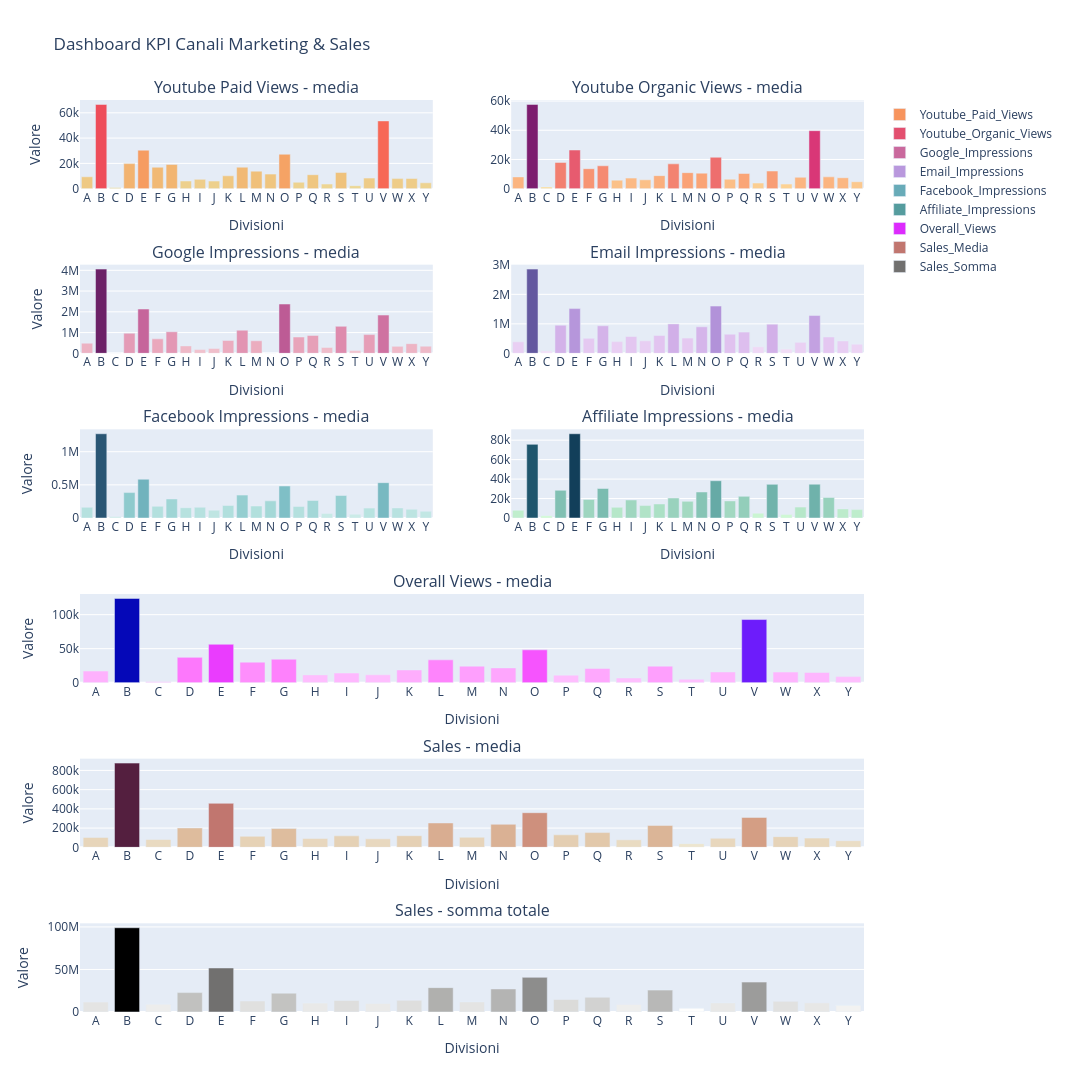

The notebook cell saved with this chart:
### Markdown cell above
## Grafico che mostra tutte le metriche per divisione

### Code cell
df_senza_z

paid = df_senza_z.groupby("Division")["Youtube_Paid_Views"].mean()

organic = df_senza_z.groupby("Division")["Youtube_Organic_Views"].mean()

google = df_senza_z.groupby("Division")["Google_Impressions"].mean()

email = df_senza_z.groupby("Division")["Email_Impressions"].mean()

facebook = df_senza_z.groupby("Division")["Facebook_Impressions"].mean()

affiliate = df_senza_z.groupby("Division")["Affiliate_Impressions"].mean()

overall = df_senza_z.groupby("Division")["Overall_Views"].mean()

sales_media = df_senza_z.groupby("Division")["Sales"].mean()

sales_somma = df_senza_z.groupby("Division")["Sales"].sum()


fig = make_subplots(rows=6, cols=2,subplot_titles=[
    "Youtube Paid Views - media",
    "Youtube Organic Views - media",
    "Google Impressions - media",
    "Email Impressions - media",
    "Facebook Impressions - media",
    "Affiliate Impressions - media",
    "Overall Views - media",
    "Sales - media",
    "Sales - somma totale",],specs=[
    [{},{}],[{},{}],[{},{}],[{"colspan":2},None],[{"colspan":2},None],[{"colspan":2},None]
])


#Youtube_Paid_Views

fig.add_trace(go.Bar(x=paid.index,
                     y=paid.values,
                     name="Youtube_Paid_Views",
                     marker=dict(color=paid.values,colorscale="oryel"),
                     hovertemplate="<b>Division:</b> %{x}<br><b>Valore:</b> %{y}<extra></extra>"),row=1,col=1)

#Youtube_Organic_Views

fig.add_trace(go.Bar(x=organic.index,
                     y=organic.values,
                     name="Youtube_Organic_Views",
                     marker=dict(color=organic.values,colorscale="sunsetdark"),
                     hovertemplate="<b>Division:</b> %{x}<br><b>Valore:</b> %{y}<extra></extra>"),row=1,col=2)

#Google_Impressions

fig.add_trace(go.Bar(x=google.index,
                     y=google.values,
                     name="Google_Impressions",
                     marker=dict(color=google.values,colorscale="magenta"),
                     hovertemplate="<b>Division:</b> %{x}<br><b>Valore:</b> %{y}<extra></extra>"),row=2,col=1)

#Email_Impressions

fig.add_trace(go.Bar(x=email.index,
                     y=email.values,
                     name="Email_Impressions",
                     marker=dict(color=email.values,colorscale="purp"),
                     hovertemplate="<b>Division:</b> %{x}<br><b>Valore:</b> %{y}<extra></extra>"),row=2,col=2)

#Facebook_Impressions

fig.add_trace(go.Bar(x=facebook.index,
                     y=facebook.values,
                     name="Facebook_Impressions",
                     marker=dict(color=facebook.values,colorscale="teal"),
                     hovertemplate="<b>Division:</b> %{x}<br><b>Valore:</b> %{y}<extra></extra>"),row=3,col=1)

#Affiliate_Impressions

fig.add_trace(go.Bar(x=affiliate.index,
                     y=affiliate.values,
                     name="Affiliate_Impressions",
                     marker=dict(color=affiliate.values,colorscale="darkmint"),
                     hovertemplate="<b>Division:</b> %{x}<br><b>Valore:</b> %{y}<extra></extra>"),row=3,col=2)

#Overall_Views

fig.add_trace(go.Bar(x=overall.index,
                     y=overall.values,
                     name="Overall_Views",
                     marker=dict(color=overall.values,colorscale="plotly3_r"),
                     hovertemplate="<b>Division:</b> %{x}<br><b>Valore:</b> %{y}<extra></extra>"),row=4,col=1)

#Sales_Media

fig.add_trace(go.Bar(x=sales_media.index,
                     y=sales_media.values,
                     name="Sales_Media",
                     marker=dict(color=sales_media.values,colorscale="brwnyl"),
                     hovertemplate="<b>Division:</b> %{x}<br><b>Valore:</b> %{y}<extra></extra>"),row=5,col=1)

#Sales_Somma

fig.add_trace(go.Bar(x=sales_somma.index,
                     y=sales_somma.values,
                     name="Sales_Somma",
                     marker=dict(color=sales_somma.values,colorscale="gray_r"),
                     hovertemplate="<b>Division:</b> %{x}<br><b>Valore:</b> %{y}<extra></extra>"),row=6,col=1)

fig.update_layout(title="Dashboard KPI Canali Marketing & Sales",height=2000,width=1070)

fig.update_xaxes(title="Divisioni",row=1,col=1)
fig.update_yaxes(title="Valore",row=1,col=1)


fig.update_xaxes(title="Divisioni",row=1,col=2)


fig.update_xaxes(title="Divisioni",row=2,col=1)
fig.update_yaxes(title="Valore",row=2,col=1)

fig.update_xaxes(title="Divisioni",row=2,col=2)


fig.update_xaxes(title="Divisioni",row=3,col=1)
fig.update_yaxes(title="Valore",row=3,col=1)

fig.update_xaxes(title="Divisioni",row=3,col=2)


fig.update_xaxes(title="Divisioni",row=4,col=1)
fig.update_yaxes(title="Valore",row=4,col=1)


fig.update_xaxes(title="Divisioni",row=5,col=1)
fig.update_yaxes(title="Valore",row=5,col=1)


fig.update_xaxes(title="Divisioni",row=6,col=1)
fig.update_yaxes(title="Valore",row=6,col=1)

fig.show()

### Figure 1 — Plotly figure (JSON) as saved in the notebook; plotly's stock layout.template omitted (floating-point values rounded to 4 significant figures)
{"data": [{"hovertemplate": "<b>Division:</b> %{x}<br><b>Valore:</b> %{y}<extra></extra>", "marker": {"color": [9396.0, 66620.0, 959.5, 19810.0, 30450.0, 16940.0, 19200.0, 6061.0, 7359.0, 6009.0, 10170.0, 16990.0, 13860.0, 11500.0, 27210.0, 5076.0, 11040.0, 3648.0, 12740.0, 2403.0, 8370.0, 53590.0, 7945.0, 8028.0, 4650.0], "colorscale": [[0, "rgb(236, 218, 154)"], [0.1667, "rgb(239, 196, 126)"], [0.3333, "rgb(243, 173, 106)"], [0.5, "rgb(247, 148, 93)"], [0.6667, "rgb(249, 123, 87)"], [0.8333, "rgb(246, 99, 86)"], [1, "rgb(238, 77, 90)"]]}, "name": "Youtube_Paid_Views", "type": "bar", "x": ["A", "B", "C", "D", "E", "F", "G", "H", "I", "J", "K", "L", "M", "N", "O", "P", "Q", "R", "S", "T", "U", "V", "W", "X", "Y"], "xaxis": "x", "y": [9396.0, 66620.0, 959.5, 19810.0, 30450.0, 16940.0, 19200.0, 6061.0, 7359.0, 6009.0, 10170.0, 16990.0, 13860.0, 11500.0, 27210.0, 5076.0, 11040.0, 3648.0, 12740.0, 2403.0, 8370.0, 53590.0, 7945.0, 8028.0, 4650.0], "yaxis": "y"}, {"hovertemplate": "<b>Division:</b> %{x}<br><b>Valore:</b> %{y}<extra></extra>", "marker": {"color": [8052.0, 57690.0, 1203.0, 17950.0, 26490.0, 13670.0, 15670.0, 5834.0, 7236.0, 6061.0, 8929.0, 16990.0, 10970.0, 10640.0, 21500.0, 6470.0, 10400.0, 3852.0, 12080.0, 3152.0, 7777.0, 39720.0, 8080.0, 7488.0, 4757.0], "colorscale": [[0, "rgb(252, 222, 156)"], [0.1667, "rgb(250, 164, 118)"], [0.3333, "rgb(240, 116, 110)"], [0.5, "rgb(227, 79, 111)"], [0.6667, "rgb(220, 57, 119)"], [0.8333, "rgb(185, 37, 122)"], [1, "rgb(124, 29, 111)"]]}, "name": "Youtube_Organic_Views", "type": "bar", "x": ["A", "B", "C", "D", "E", "F", "G", "H", "I", "J", "K", "L", "M", "N", "O", "P", "Q", "R", "S", "T", "U", "V", "W", "X", "Y"], "xaxis": "x2", "y": [8052.0, 57690.0, 1203.0, 17950.0, 26490.0, 13670.0, 15670.0, 5834.0, 7236.0, 6061.0, 8929.0, 16990.0, 10970.0, 10640.0, 21500.0, 6470.0, 10400.0, 3852.0, 12080.0, 3152.0, 7777.0, 39720.0, 8080.0, 7488.0, 4757.0], "yaxis": "y2"}, {"hovertemplate": "<b>Division:</b> %{x}<br><b>Valore:</b> %{y}<extra></extra>", "marker": {"color": [490300.0, 4058000.0, 448.7, 969900.0, 2135000.0, 697900.0, 1040000.0, 358200.0, 181500.0, 238600.0, 619300.0, 1116000.0, 605000.0, 491.4, 2376000.0, 786700.0, 863500.0, 283500.0, 1301000.0, 136600.0, 901800.0, 1843000.0, 337100.0, 466600.0, 347100.0], "colorscale": [[0, "rgb(243, 203, 211)"], [0.1667, "rgb(234, 169, 189)"], [0.3333, "rgb(221, 136, 172)"], [0.5, "rgb(202, 105, 157)"], [0.6667, "rgb(177, 77, 142)"], [0.8333, "rgb(145, 53, 125)"], [1, "rgb(108, 33, 103)"]]}, "name": "Google_Impressions", "type": "bar", "x": ["A", "B", "C", "D", "E", "F", "G", "H", "I", "J", "K", "L", "M", "N", "O", "P", "Q", "R", "S", "T", "U", "V", "W", "X", "Y"], "xaxis": "x3", "y": [490300.0, 4058000.0, 448.7, 969900.0, 2135000.0, 697900.0, 1040000.0, 358200.0, 181500.0, 238600.0, 619300.0, 1116000.0, 605000.0, 491.4, 2376000.0, 786700.0, 863500.0, 283500.0, 1301000.0, 136600.0, 901800.0, 1843000.0, 337100.0, 466600.0, 347100.0], "yaxis": "y3"}, {"hovertemplate": "<b>Division:</b> %{x}<br><b>Valore:</b> %{y}<extra></extra>", "marker": {"color": [389400.0, 2856000.0, 83010.0, 954700.0, 1516000.0, 509200.0, 933400.0, 397400.0, 571300.0, 424400.0, 603700.0, 997900.0, 516100.0, 900100.0, 1603000.0, 649300.0, 719300.0, 220800.0, 989100.0, 146800.0, 372400.0, 1281000.0, 554000.0, 420700.0, 311200.0], "colorscale": [[0, "rgb(243, 224, 247)"], [0.1667, "rgb(228, 199, 241)"], [0.3333, "rgb(209, 175, 232)"], [0.5, "rgb(185, 152, 221)"], [0.6667, "rgb(159, 130, 206)"], [0.8333, "rgb(130, 109, 186)"], [1, "rgb(99, 88, 159)"]]}, "name": "Email_Impressions", "type": "bar", "x": ["A", "B", "C", "D", "E", "F", "G", "H", "I", "J", "K", "L", "M", "N", "O", "P", "Q", "R", "S", "T", "U", "V", "W", "X", "Y"], "xaxis": "x4", "y": [389400.0, 2856000.0, 83010.0, 954700.0, 1516000.0, 509200.0, 933400.0, 397400.0, 571300.0, 424400.0, 603700.0, 997900.0, 516100.0, 900100.0, 1603000.0, 649300.0, 719300.0, 220800.0, 989100.0, 146800.0, 372400.0, 1281000.0, 554000.0, 420700.0, 311200.0], "yaxis": "y4"}, {"hovertemplate": "<b>Division:</b> %{x}<br><b>Valore:</b> %{y}<extra></extra>", "marker": {"color": [161400.0, 1271000.0, 24350.0, 383700.0, 584300.0, 176400.0, 286700.0, 155000.0, 161800.0, 117600.0, 188700.0, 345400.0, 180800.0, 258400.0, 482500.0, 173700.0, 264300.0, 69280.0, 339500.0, 57250.0, 149200.0, 533300.0, 152000.0, 131700.0, 101600.0], "colorscale": [[0, "rgb(209, 238, 234)"], [0.1667, "rgb(168, 219, 217)"], [0.3333, "rgb(133, 196, 201)"], [0.5, "rgb(104, 171, 184)"], [0.6667, "rgb(79, 144, 166)"], [0.8333, "rgb(59, 115, 143)"], [1, "rgb(42, 86, 116)"]]}, "name": "Facebook_Impressions", "type": "bar", "x": ["A", "B", "C", "D", "E", "F", "G", "H", "I", "J", "K", "L", "M", "N", "O", "P", "Q", "R", "S", "T", "U", "V", "W", "X", "Y"], "xaxis": "x5", "y": [161400.0, 1271000.0, 24350.0, 383700.0, 584300.0, 176400.0, 286700.0, 155000.0, 161800.0, 117600.0, 188700.0, 345400.0, 180800.0, 258400.0, 482500.0, 173700.0, 264300.0, 69280.0, 339500.0, 57250.0, 149200.0, 533300.0, 152000.0, 131700.0, 101600.0], "yaxis": "y5"}, {"hovertemplate": "<b>Division:</b> %{x}<br><b>Valore:</b> %{y}<extra></extra>", "marker": {"color": [7887.0, 75680.0, 2365.0, 28470.0, 86570.0, 19040.0, 30310.0, 10990.0, 18510.0, 12810.0, 14420.0, 20550.0, 17110.0, 26740.0, 38300.0, 17540.0, 22260.0, 4968.0, 34580.0, 3479.0, 11210.0, 34720.0, 21040.0, 9313.0, 8619.0], "colorscale": [[0, "rgb(210, 251, 212)"], [0.1667, "rgb(165, 219, 194)"], [0.3333, "rgb(123, 188, 176)"], [0.5, "rgb(85, 156, 158)"], [0.6667, "rgb(58, 124, 137)"], [0.8333, "rgb(35, 93, 114)"], [1, "rgb(18, 63, 90)"]]}, "name": "Affiliate_Impressions", "type": "bar", "x": ["A", "B", "C", "D", "E", "F", "G", "H", "I", "J", "K", "L", "M", "N", "O", "P", "Q", "R", "S", "T", "U", "V", "W", "X", "Y"], "xaxis": "x6", "y": [7887.0, 75680.0, 2365.0, 28470.0, 86570.0, 19040.0, 30310.0, 10990.0, 18510.0, 12810.0, 14420.0, 20550.0, 17110.0, 26740.0, 38300.0, 17540.0, 22260.0, 4968.0, 34580.0, 3479.0, 11210.0, 34720.0, 21040.0, 9313.0, 8619.0], "yaxis": "y6"}, {"hovertemplate": "<b>Division:</b> %{x}<br><b>Valore:</b> %{y}<extra></extra>", "marker": {"color": [17060.0, 123900.0, 1716.0, 37210.0, 56440.0, 30180.0, 34440.0, 11450.0, 14190.0, 11570.0, 18700.0, 33520.0, 24300.0, 21680.0, 48270.0, 11060.0, 20880.0, 6960.0, 24310.0, 5093.0, 15730.0, 92780.0, 15600.0, 14980.0, 8926.0], "colorscale": [[0, "#fec3fe"], [0.08333, "#febefe"], [0.1667, "#fea5fd"], [0.25, "#fe88fc"], [0.3333, "#fc67fd"], [0.4167, "#f246fe"], [0.5, "#dd2bfd"], [0.5833, "#bf1cfd"], [0.6667, "#981cfd"], [0.75, "#6b1cfb"], [0.8333, "#3c19f0"], [0.9167, "#1910d8"], [1, "#0508b8"]]}, "name": "Overall_Views", "type": "bar", "x": ["A", "B", "C", "D", "E", "F", "G", "H", "I", "J", "K", "L", "M", "N", "O", "P", "Q", "R", "S", "T", "U", "V", "W", "X", "Y"], "xaxis": "x7", "y": [17060.0, 123900.0, 1716.0, 37210.0, 56440.0, 30180.0, 34440.0, 11450.0, 14190.0, 11570.0, 18700.0, 33520.0, 24300.0, 21680.0, 48270.0, 11060.0, 20880.0, 6960.0, 24310.0, 5093.0, 15730.0, 92780.0, 15600.0, 14980.0, 8926.0], "yaxis": "y7"}, {"hovertemplate": "<b>Division:</b> %{x}<br><b>Valore:</b> %{y}<extra></extra>", "marker": {"color": [103400.0, 876100.0, 81640.0, 201600.0, 458000.0, 114500.0, 196200.0, 92300.0, 119500.0, 88440.0, 121000.0, 253400.0, 105000.0, 239700.0, 360100.0, 129800.0, 153400.0, 78420.0, 227500.0, 38330.0, 94430.0, 311000.0, 111200.0, 95840.0, 69240.0], "colorscale": [[0, "rgb(237, 229, 207)"], [0.1667, "rgb(224, 194, 162)"], [0.3333, "rgb(211, 156, 131)"], [0.5, "rgb(193, 118, 111)"], [0.6667, "rgb(166, 84, 97)"], [0.8333, "rgb(129, 55, 83)"], [1, "rgb(84, 31, 63)"]]}, "name": "Sales_Media", "type": "bar", "x": ["A", "B", "C", "D", "E", "F", "G", "H", "I", "J", "K", "L", "M", "N", "O", "P", "Q", "R", "S", "T", "U", "V", "W", "X", "Y"], "xaxis": "x8", "y": [103400.0, 876100.0, 81640.0, 201600.0, 458000.0, 114500.0, 196200.0, 92300.0, 119500.0, 88440.0, 121000.0, 253400.0, 105000.0, 239700.0, 360100.0, 129800.0, 153400.0, 78420.0, 227500.0, 38330.0, 94430.0, 311000.0, 111200.0, 95840.0, 69240.0], "yaxis": "y8"}, {"hovertemplate": "<b>Division:</b> %{x}<br><b>Valore:</b> %{y}<extra></extra>", "marker": {"color": [11683210, 99002756, 9225321, 22785935, 51751484, 12935321, 22167862, 10429504, 13504117, 9994114, 13671170, 28635392, 11859481, 27090216, 40695480, 14662927, 17333122, 8861836, 25708360, 4331495, 10670449, 35148066, 12567313, 10829554, 7823559], "colorscale": [[0, "rgb(254, 254, 253)"], [0.09091, "rgb(224, 224, 223)"], [0.1818, "rgb(197, 197, 195)"], [0.2727, "rgb(171, 171, 170)"], [0.3636, "rgb(146, 146, 145)"], [0.4545, "rgb(124, 123, 122)"], [0.5455, "rgb(102, 101, 101)"], [0.6364, "rgb(81, 80, 80)"], [0.7273, "rgb(59, 59, 59)"], [0.8182, "rgb(38, 38, 38)"], [0.9091, "rgb(16, 16, 16)"], [1, "rgb(0, 0, 0)"]]}, "name": "Sales_Somma", "type": "bar", "x": ["A", "B", "C", "D", "E", "F", "G", "H", "I", "J", "K", "L", "M", "N", "O", "P", "Q", "R", "S", "T", "U", "V", "W", "X", "Y"], "xaxis": "x9", "y": [11683210, 99002756, 9225321, 22785935, 51751484, 12935321, 22167862, 10429504, 13504117, 9994114, 13671170, 28635392, 11859481, 27090216, 40695480, 14662927, 17333122, 8861836, 25708360, 4331495, 10670449, 35148066, 12567313, 10829554, 7823559], "yaxis": "y9"}], "layout": {"annotations": [{"font": {"size": 16}, "showarrow": false, "text": "Youtube Paid Views - media", "x": 0.225, "xanchor": "center", "xref": "paper", "y": 1.0, "yanchor": "bottom", "yref": "paper"}, {"font": {"size": 16}, "showarrow": false, "text": "Youtube Organic Views - media", "x": 0.775, "xanchor": "center", "xref": "paper", "y": 1.0, "yanchor": "bottom", "yref": "paper"}, {"font": {"size": 16}, "showarrow": false, "text": "Google Impressions - media", "x": 0.225, "xanchor": "center", "xref": "paper", "y": 0.8194, "yanchor": "bottom", "yref": "paper"}, {"font": {"size": 16}, "showarrow": false, "text": "Email Impressions - media", "x": 0.775, "xanchor": "center", "xref": "paper", "y": 0.8194, "yanchor": "bottom", "yref": "paper"}, {"font": {"size": 16}, "showarrow": false, "text": "Facebook Impressions - media", "x": 0.225, "xanchor": "center", "xref": "paper", "y": 0.6389, "yanchor": "bottom", "yref": "paper"}, {"font": {"size": 16}, "showarrow": false, "text": "Affiliate Impressions - media", "x": 0.775, "xanchor": "center", "xref": "paper", "y": 0.6389, "yanchor": "bottom", "yref": "paper"}, {"font": {"size": 16}, "showarrow": false, "text": "Overall Views - media", "x": 0.5, "xanchor": "center", "xref": "paper", "y": 0.4583, "yanchor": "bottom", "yref": "paper"}, {"font": {"size": 16}, "showarrow": false, "text": "Sales - media", "x": 0.5, "xanchor": "center", "xref": "paper", "y": 0.2778, "yanchor": "bottom", "yref": "paper"}, {"font": {"size": 16}, "showarrow": false, "text": "Sales - somma totale", "x": 0.5, "xanchor": "center", "xref": "paper", "y": 0.09722, "yanchor": "bottom", "yref": "paper"}], "height": 2000, "title": {"text": "Dashboard KPI Canali Marketing & Sales"}, "width": 1070, "xaxis": {"anchor": "y", "domain": [0, 0.45], "title": {"text": "Divisioni"}}, "xaxis2": {"anchor": "y2", "domain": [0.55, 1], "title": {"text": "Divisioni"}}, "xaxis3": {"anchor": "y3", "domain": [0, 0.45], "title": {"text": "Divisioni"}}, "xaxis4": {"anchor": "y4", "domain": [0.55, 1], "title": {"text": "Divisioni"}}, "xaxis5": {"anchor": "y5", "domain": [0, 0.45], "title": {"text": "Divisioni"}}, "xaxis6": {"anchor": "y6", "domain": [0.55, 1], "title": {"text": "Divisioni"}}, "xaxis7": {"anchor": "y7", "domain": [0, 1], "title": {"text": "Divisioni"}}, "xaxis8": {"anchor": "y8", "domain": [0, 1], "title": {"text": "Divisioni"}}, "xaxis9": {"anchor": "y9", "domain": [0, 1], "title": {"text": "Divisioni"}}, "yaxis": {"anchor": "x", "domain": [0.9028, 1.0], "title": {"text": "Valore"}}, "yaxis2": {"anchor": "x2", "domain": [0.9028, 1.0]}, "yaxis3": {"anchor": "x3", "domain": [0.7222, 0.8194], "title": {"text": "Valore"}}, "yaxis4": {"anchor": "x4", "domain": [0.7222, 0.8194]}, "yaxis5": {"anchor": "x5", "domain": [0.5417, 0.6389], "title": {"text": "Valore"}}, "yaxis6": {"anchor": "x6", "domain": [0.5417, 0.6389]}, "yaxis7": {"anchor": "x7", "domain": [0.3611, 0.4583], "title": {"text": "Valore"}}, "yaxis8": {"anchor": "x8", "domain": [0.1806, 0.2778], "title": {"text": "Valore"}}, "yaxis9": {"anchor": "x9", "domain": [0, 0.09722], "title": {"text": "Valore"}}}}
